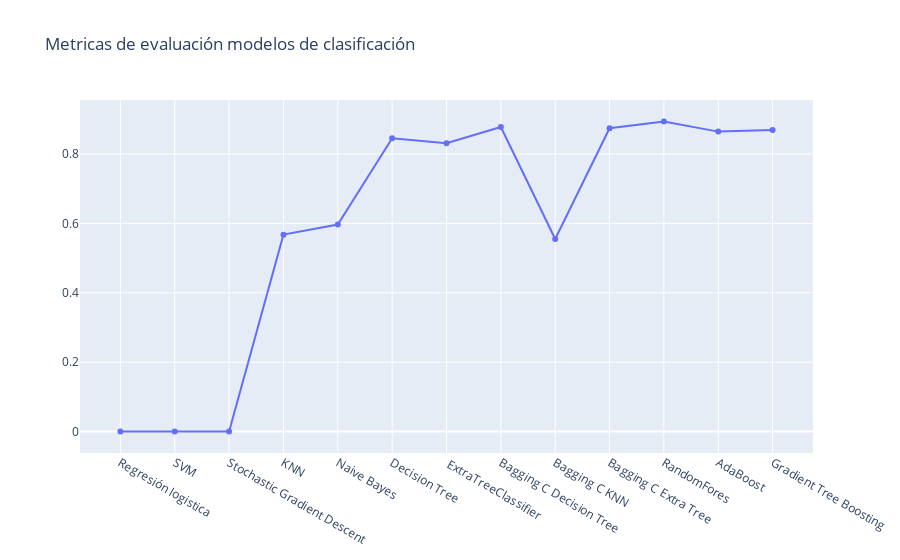

This figure's notebook cell:
### Code cell
fig = go.Figure(data=go.Scatter(x=primera_result['Clasificador'],
                                y=primera_result['F1'],
                                text = "F1",
                               name = "F1"))

fig.update_layout(title='Metricas de evaluación modelos de clasificación', )
fig.show()

### Figure 1 — Plotly figure (JSON) as saved in the notebook; plotly's stock layout.template omitted (floating-point values rounded to 4 significant figures)
{"data": [{"name": "F1", "text": "F1", "type": "scatter", "x": ["Regresión logistica", "SVM", "Stochastic Gradient Descent", "KNN", "Naive Bayes", "Decision Tree", " ExtraTreeClassifier", "Bagging C Decision Tree", "Bagging C KNN", "Bagging C Extra Tree", "RandomFores", "AdaBoost", "Gradient Tree Boosting"], "y": [0, 0, 0, 0.5677, 0.5967, 0.8456, 0.8314, 0.878, 0.555, 0.8744, 0.894, 0.8646, 0.8694]}], "layout": {"title": {"text": "Metricas de evaluación modelos de clasificación"}}}
